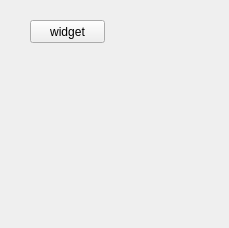
<?xml version="1.0" encoding="UTF-8"?>
<ui version="4.0">
 <class>Form</class>
 <widget class="QWidget" name="Form">
  <property name="geometry">
   <rect>
    <x>0</x>
    <y>0</y>
    <width>229</width>
    <height>228</height>
   </rect>
  </property>
  <property name="windowTitle">
   <string>Form</string>
  </property>
  <widget class="QPushButton" name="pushButton">
   <property name="geometry">
    <rect>
     <x>30</x>
     <y>20</y>
     <width>75</width>
     <height>23</height>
    </rect>
   </property>
   <property name="text">
    <string>widget</string>
   </property>
  </widget>
 </widget>
 <resources/>
 <connections/>
</ui>
